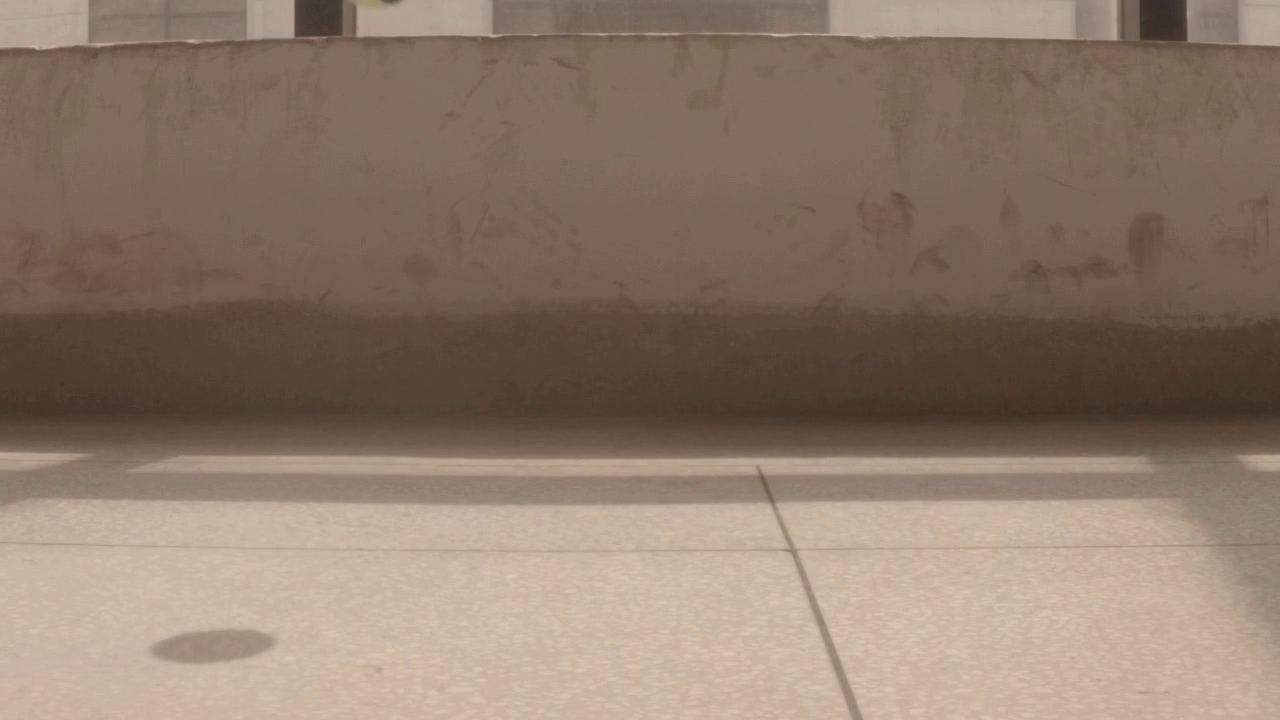
#> input picture frame 86 of media/video/22/07/17/test_left.mp4, 1280 x 720 px, given in place of perfect_curved_ball.avi, which was not available
$ python dense_optical_flow.py
#> lines starting #> are read from the running program, lines starting #| are printed output that depends on the picture; after the words box and inside, x2 and y2 are one past the last pixel; in counts of white or black regions, pixels touching at a corner belong together; pictures that were not available may be replaced by others from this repository, and a replacement may not be noted
import cv2
import numpy as np


def draw_hsv(flow):
    h, w = flow.shape[:2]
    fx, fy = flow[:, :, 0], flow[:, :, 1]

    ang = np.arctan2(fy, fx) + np.pi
    v = np.sqrt(fx * fx + fy * fy)

    hsv = np.zeros((h, w, 3), np.uint8)
    hsv[..., 0] = ang * (180 / np.pi / 2)
    hsv[..., 1] = 255
    hsv[..., 2] = np.minimum(v * 4, 255)
    bgr = cv2.cvtColor(hsv, cv2.COLOR_HSV2BGR)
    return bgr


def draw_flow(img, flow, step=16):
    h, w = img.shape[:2]
    y, x = np.mgrid[step / 2:h:step, step / 2:w:step].reshape(2, -1).astype(int)
    fx, fy = flow[y, x].T

    lines = np.vstack([x, y, x - fx, y - fy]).T.reshape(-1, 2, 2)
    lines = np.int32(lines + 0.5)

    img_bgr = cv2.cvtColor(img, cv2.COLOR_GRAY2BGR)
    cv2.polylines(img_bgr, lines, 0, (0, 255, 0))

    for (x1, y1), (_x2, _y2) in lines:
        cv2.circle(img_bgr, (x1, y1), 1, (0, 255, 0), -1)

    return img_bgr


# Get a VideoCapture object from video and store it in vs
# vc = cv2.VideoCapture("../media/tennis_ball.mp4")
# vc = cv2.VideoCapture(0)
# vc = cv2.VideoCapture("../media/kid_play_tennis.mp4")
vc = cv2.VideoCapture("../media/perfect_curved_ball.avi")
# Read first frame
ret, first_frame = vc.read()
#> first_frame is the input picture: shape (720, 1280, 3); mean B, G, R 106.1, 122, 142.1
# Scale and resize image
resize_dim = 600
max_dim = max(first_frame.shape)
#> max_dim = 1280
scale = resize_dim / max_dim
#> scale = 0.469
first_frame = cv2.resize(first_frame, None, fx=scale, fy=scale)
#> first_frame: shape (338, 600, 3)
# Convert to gray scale
prev_gray = cv2.cvtColor(first_frame, cv2.COLOR_BGR2GRAY)

# Create mask
mask = np.zeros_like(first_frame)
# Sets image saturation to maximum
mask[..., 1] = 255

out = cv2.VideoWriter('video_dense.mp4', -1, 1, (600, 600))

while (vc.isOpened()):
    # Read a frame from video
    ret, frame = vc.read()

    # Convert new frame format`s to gray scale and resize gray frame obtained
    gray = cv2.cvtColor(frame, cv2.COLOR_BGR2GRAY)
    gray = cv2.resize(gray, None, fx=scale, fy=scale)
#> gray: shape (338, 600)

    # Calculate dense optical flow by Farneback method
    # https://docs.opencv.org/3.0-beta/modules/video/doc/motion_analysis_and_object_tracking.html#calcopticalflowfarneback
    flow = cv2.calcOpticalFlowFarneback(prev_gray, gray, None, pyr_scale=0.5, levels=5, winsize=11, iterations=5,
                                        poly_n=5, poly_sigma=1.1, flags=0)
    # Compute the magnitude and angle of the 2D vectors
    magnitude, angle = cv2.cartToPolar(flow[..., 0], flow[..., 1])
    # Set image hue according to the optical flow direction
    mask[..., 0] = angle * 180 / np.pi / 2
    # Set image value according to the optical flow magnitude (normalized)
    mask[..., 2] = cv2.normalize(magnitude, None, 0, 255, cv2.NORM_MINMAX)
    # Convert HSV to RGB (BGR) color representation
    rgb = cv2.cvtColor(mask, cv2.COLOR_HSV2BGR)

    # Resize frame size to match dimensions
    frame = cv2.resize(frame, None, fx=scale, fy=scale)
#> frame: shape (338, 600, 3)

    # Open a new window and displays the output frame
    dense_flow = cv2.addWeighted(frame, 1, rgb, 2, 0)
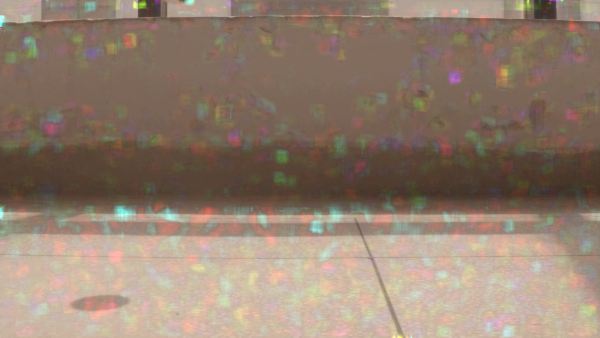
#> dense_flow: shape (338, 600, 3); mean B, G, R 110.6, 126.7, 146.3
    cv2.imshow("Dense optical flow", dense_flow)
    cv2.imshow('flow', draw_flow(gray, flow))
#> in draw_flow, `fx, fy = flow[y, x].T`: fx = 777 values, max 0.079 at index 493, min -0.145 at index 491, mean -0.00149; fy = 777 values, max 0.0969 at index 32, min -0.0954 at index 176, mean 0.000999
#> in draw_flow, `cv2.polylines(img_bgr, lines, 0, (0, 255, 0))`:
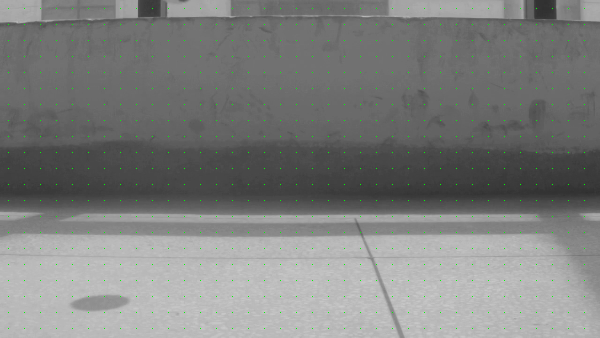
#> img_bgr: shape (338, 600, 3); mean B, G, R 125.9, 126.9, 125.9
#> the loop in draw_flow, `for (x1, y1), (_x2, _y2) in lines:` made 777 passes
#> (x1, y1, _x2, _y2) on passes 1 to 3: (8, 8, 8, 8), (24, 8, 24, 8), (40, 8, 40, 8)
#> after the loop in draw_flow, `for (x1, y1), (_x2, _y2) in lines:`:
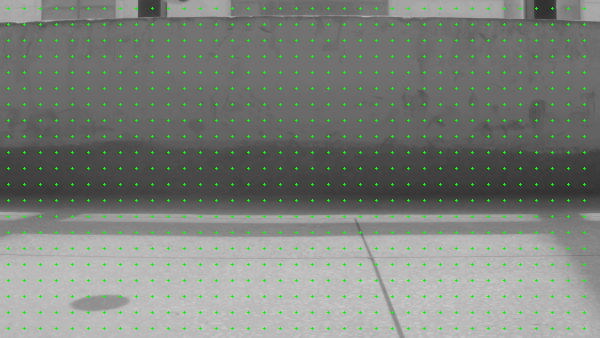
#> img_bgr: shape (338, 600, 3); 1.53% of pixels changed, all inside (x1, y1, x2, y2) = (7, 7, 586, 330)
    cv2.imshow('flow HSV', draw_hsv(flow))
#> in draw_hsv, `fx, fy = flow[:, :, 0], flow[:, :, 1]`:
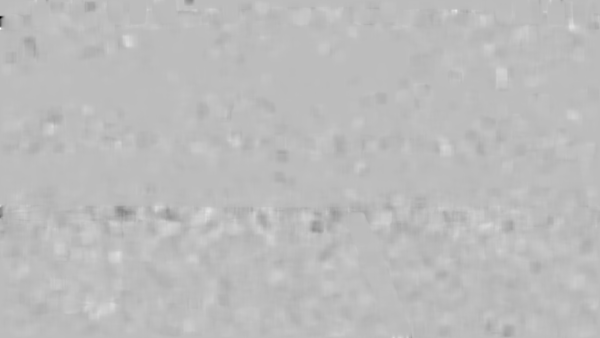
#> fx: shape (338, 600) float32; min -0.773, max 0.271, mean -0.000779; drawn with min black and max white
#> in draw_hsv, `fx, fy = flow[:, :, 0], flow[:, :, 1]`:
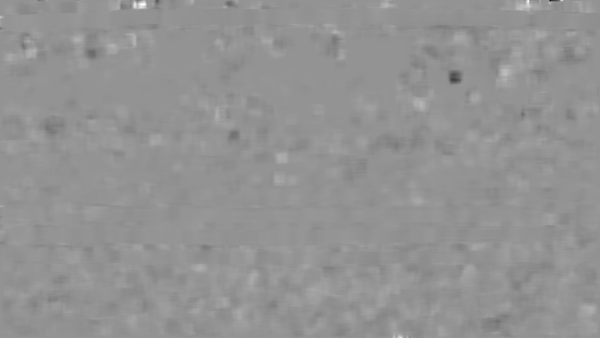
#> fy: shape (338, 600) float32; min -0.346, max 0.253, mean 0.000278; drawn with min black and max white
#> in draw_hsv, `ang = np.arctan2(fy, fx) + np.pi`:
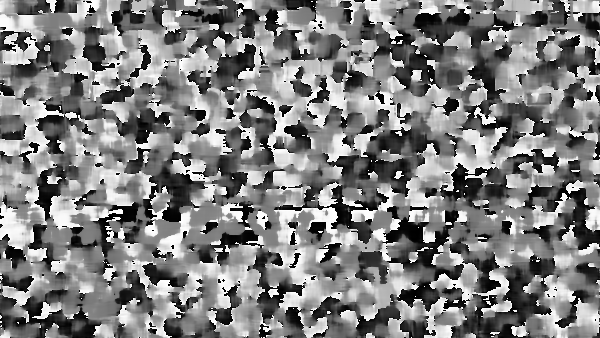
#> ang: shape (338, 600) float32; min 7.15e-07, max 6.28, mean 3.13; drawn with min black and max white
#> in draw_hsv, `hsv[..., 1] = 255`:
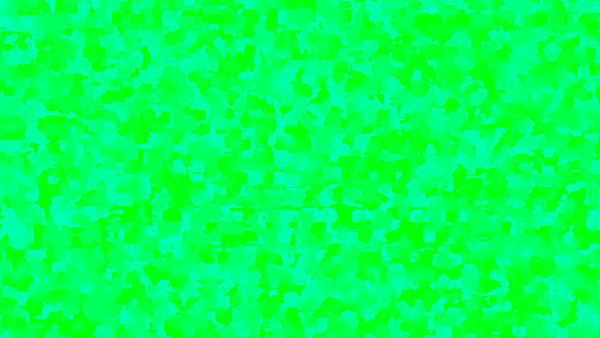
#> hsv: shape (338, 600, 3); mean of channels 0, 1, 2 89.2, 255, 0; drawn as B, G, R
#> in draw_hsv, `hsv[..., 2] = np.minimum(v * 4, 255)`: hsv: shape (338, 600, 3); 0.01% of pixels changed, all inside (x1, y1, x2, y2) = (0, 0, 551, 217)

    out.write(draw_flow(gray, flow))
#> the loop in draw_flow (call 2), `for (x1, y1), (_x2, _y2) in lines:` made 777 passes
    # Update previous frame
    prev_gray = gray
    # Frame are read by intervals of 1 millisecond. The programs breaks out of the while loop when the user presses the 'q' key
    if cv2.waitKey(10) & 0xFF == ord('q'):
#> (key q is pressed here)
        break
# The following frees up resources and closes all windows
vc.release()

cv2.destroyAllWindows()

$ run again, starting later in the video
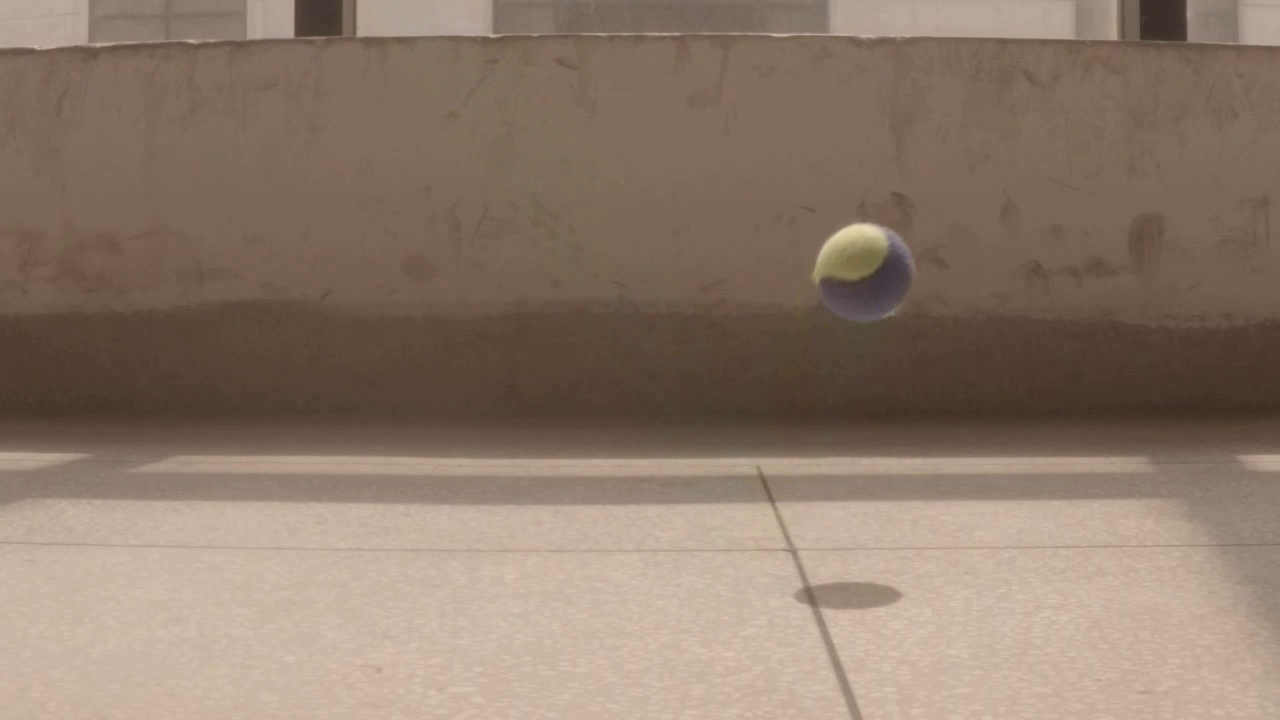
#> input picture frame 390 of media/video/22/07/17/test_left.mp4, 1280 x 720 px, given in place of perfect_curved_ball.avi, which was not available
#> first_frame is the input picture: shape (720, 1280, 3); mean B, G, R 106.2, 122.2, 141.9
#> first_frame: shape (338, 600, 3)
#> frame: shape (338, 600, 3)
#> in draw_flow, `fx, fy = flow[y, x].T`: fx = 777 values, max 0.114 at index 509, min -0.177 at index 684, mean -0.00156; fy = 777 values, max 0.0971 at index 264, min -0.0735 at index 79, mean 0.00075
#> the loop in draw_flow, `for (x1, y1), (_x2, _y2) in lines:` made 777 passes
#> (x1, y1, _x2, _y2) on passes 1 to 3: (8, 8, 8, 8), (24, 8, 24, 8), (40, 8, 40, 8)
#> after the loop in draw_flow, `for (x1, y1), (_x2, _y2) in lines:`:
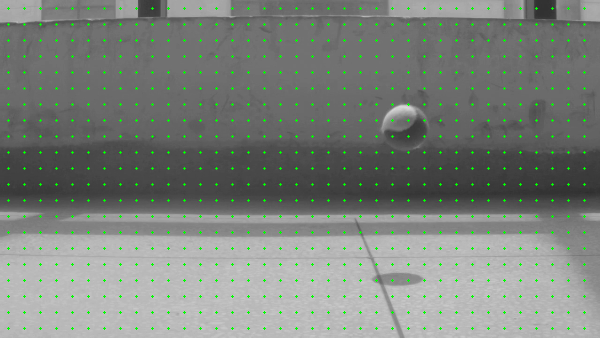
#> img_bgr: shape (338, 600, 3); mean B, G, R 124, 128.9, 124
#> in draw_hsv, `hsv[..., 1] = 255`:
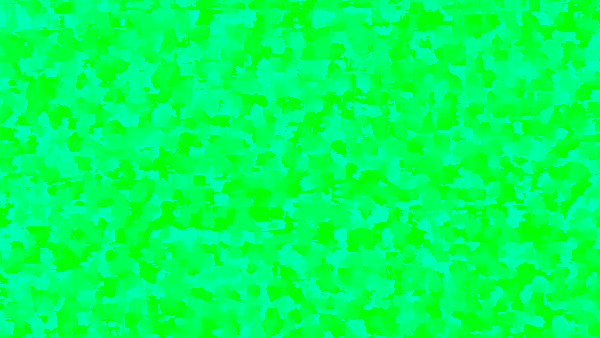
#> hsv: shape (338, 600, 3); mean of channels 0, 1, 2 90.7, 255, 0; drawn as B, G, R
#> the loop in draw_flow (call 2), `for (x1, y1), (_x2, _y2) in lines:` made 777 passes

$ run again, starting later in the video
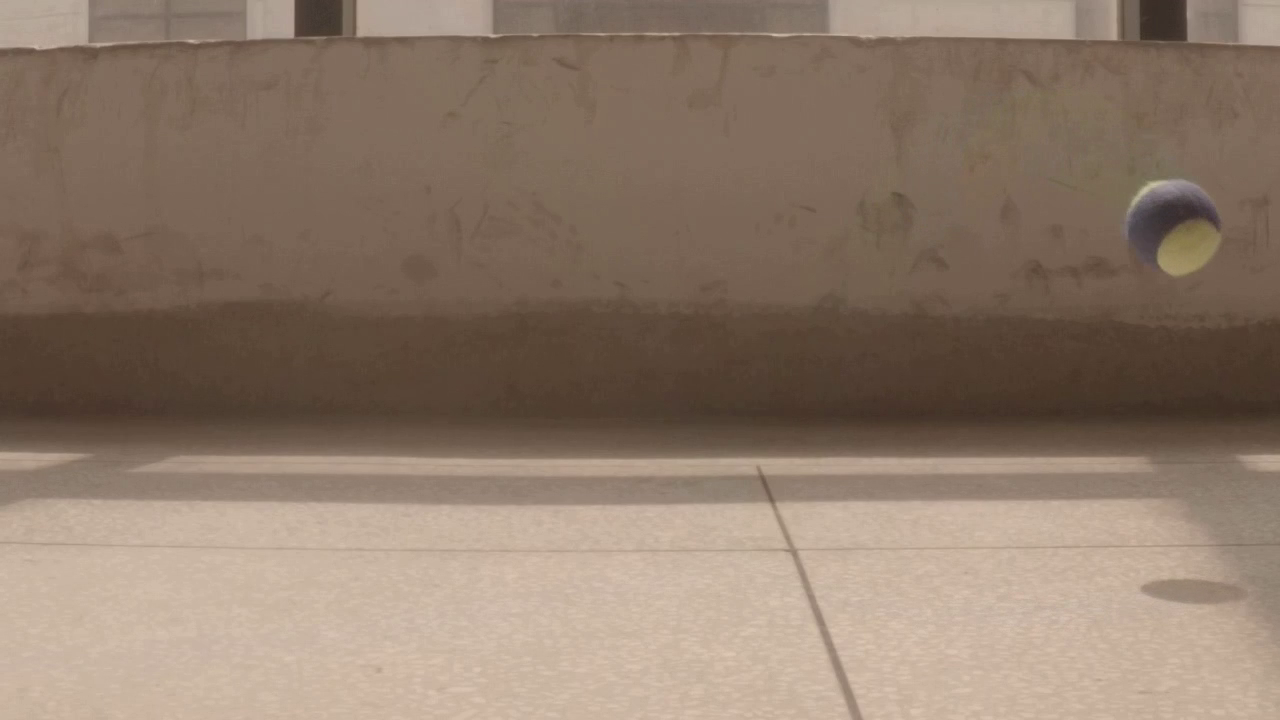
#> input picture frame 693 of media/video/22/07/17/test_left.mp4, 1280 x 720 px, given in place of perfect_curved_ball.avi, which was not available
#> first_frame is the input picture: shape (720, 1280, 3); mean B, G, R 106.1, 122.2, 141.9
#> first_frame: shape (338, 600, 3)
#> frame: shape (338, 600, 3)
#> in draw_flow, `fx, fy = flow[y, x].T`: fx = 777 values, max 0.135 at index 538, min -0.179 at index 303, mean -0.000862; fy = 777 values, max 0.116 at index 112, min -0.108 at index 253, mean -0.000272
#> the loop in draw_flow, `for (x1, y1), (_x2, _y2) in lines:` made 777 passes
#> (x1, y1, _x2, _y2) on passes 1 to 3: (8, 8, 8, 8), (24, 8, 24, 8), (40, 8, 40, 8)
#> after the loop in draw_flow, `for (x1, y1), (_x2, _y2) in lines:`:
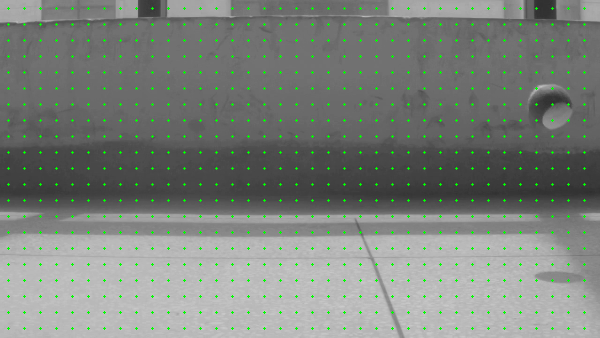
#> img_bgr: shape (338, 600, 3); mean B, G, R 123.9, 128.8, 123.9
#> in draw_hsv, `hsv[..., 1] = 255`:
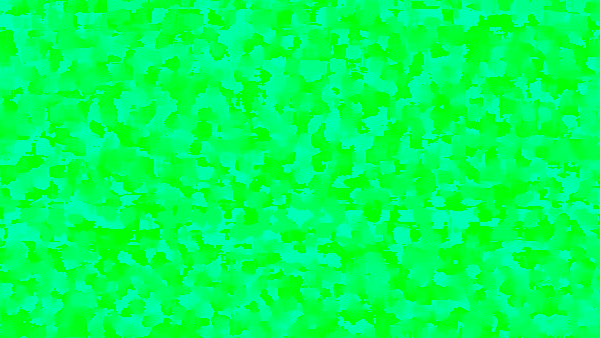
#> hsv: shape (338, 600, 3); mean of channels 0, 1, 2 89.4, 255, 0; drawn as B, G, R
#> the loop in draw_flow (call 2), `for (x1, y1), (_x2, _y2) in lines:` made 777 passes
